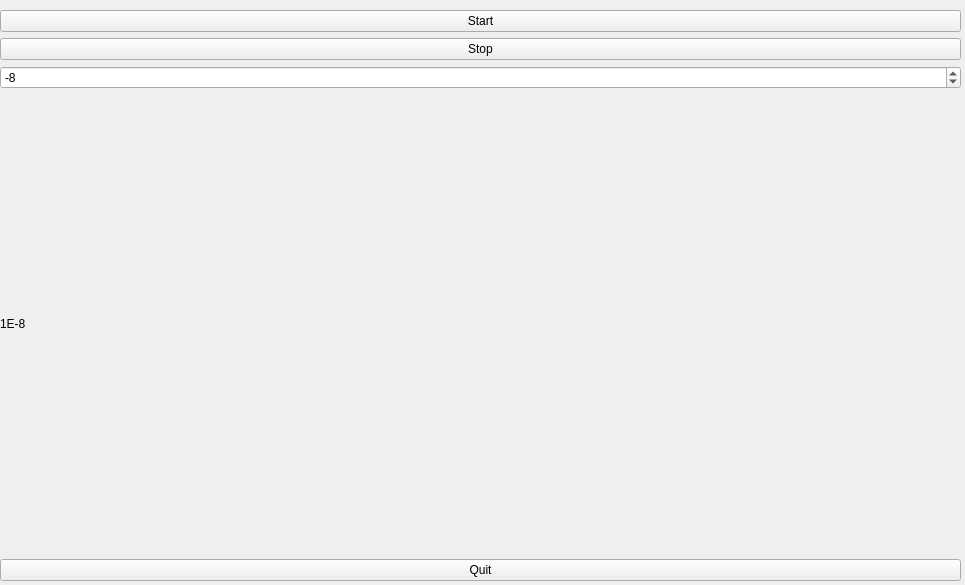
<?xml version="1.0" encoding="UTF-8"?>
<ui version="4.0">
 <class>PlotTest</class>
 <widget class="QWidget" name="PlotTest">
  <property name="geometry">
   <rect>
    <x>0</x>
    <y>0</y>
    <width>965</width>
    <height>585</height>
   </rect>
  </property>
  <property name="windowTitle">
   <string>Form</string>
  </property>
  <widget class="QWidget" name="horizontalLayoutWidget">
   <property name="geometry">
    <rect>
     <x>0</x>
     <y>10</y>
     <width>961</width>
     <height>571</height>
    </rect>
   </property>
   <layout class="QHBoxLayout" name="horizontalLayout">
    <item>
     <layout class="QVBoxLayout" name="verticalLayout">
      <item>
       <widget class="QPushButton" name="start_button">
        <property name="text">
         <string>Start</string>
        </property>
       </widget>
      </item>
      <item>
       <widget class="QPushButton" name="stop_button">
        <property name="text">
         <string>Stop</string>
        </property>
       </widget>
      </item>
      <item>
       <widget class="QSpinBox" name="scale_spinbutton">
        <property name="minimum">
         <number>-18</number>
        </property>
        <property name="maximum">
         <number>18</number>
        </property>
        <property name="value">
         <number>-8</number>
        </property>
       </widget>
      </item>
      <item>
       <widget class="QLabel" name="scale_label">
        <property name="text">
         <string>1E-8</string>
        </property>
       </widget>
      </item>
      <item>
       <widget class="QPushButton" name="quit_button">
        <property name="text">
         <string>Quit</string>
        </property>
       </widget>
      </item>
     </layout>
    </item>
   </layout>
  </widget>
 </widget>
 <resources/>
 <connections/>
</ui>
